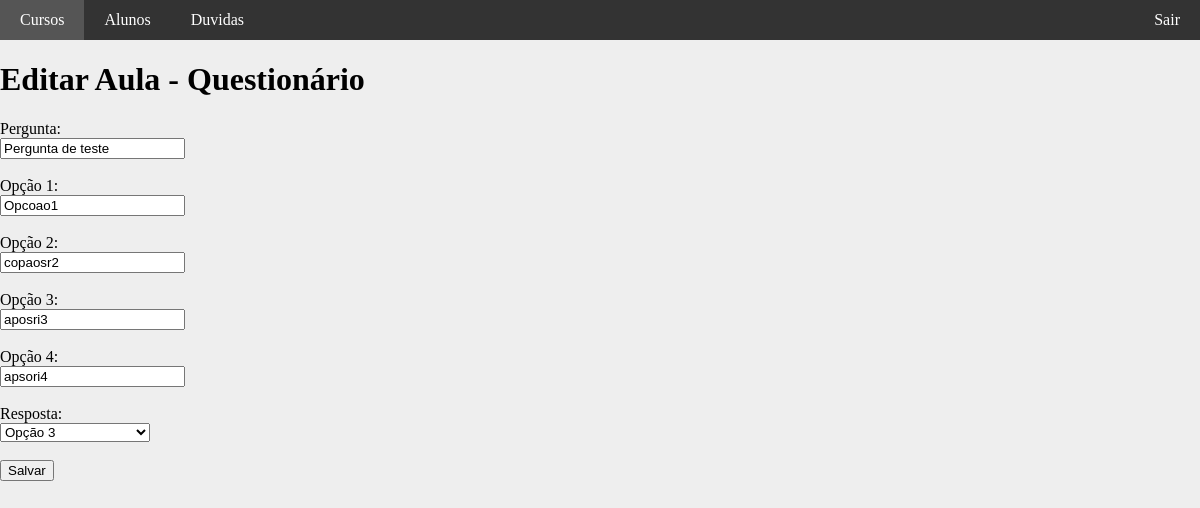
The page /painel/home/edit_aula/9 (signed in) on the database its author committed.
### tables this page shows
CREATE TABLE `questionarios` (
  `id` int(11) UNSIGNED NOT NULL,
  `id_aula` int(11) NOT NULL,
  `pergunta` varchar(100) NOT NULL DEFAULT '',
  `opcao1` varchar(100) DEFAULT NULL,
  `opcao2` varchar(100) DEFAULT NULL,
  `opcao3` varchar(100) DEFAULT NULL,
  `opcao4` varchar(100) DEFAULT NULL,
  `resposta` tinyint(1) NOT NULL
);

### painel/core/Controller.php (called while the page is built, shortened)
<?php
class controller {
	public function loadTemplate($viewName, $viewData = array()) {
		include 'views/template.php';
	}
	public function loadViewInTemplate($viewName, $viewData) {
		extract($viewData);
		include 'views/'.$viewName.'.php';
	}
}

### painel/controllers/homeController.php (called while the page is built, shortened)
<?php
class homeController extends controller {
	public function edit_aula($id) {
		$dados = array();
		$view = 'curso_edit_aula_video';
		$aulas = new Aulas();
		$dados['aula'] = $aulas->getAula($id);
		if($dados['aula']['tipo'] == 'video') {
			$view = 'curso_edit_aula_video';
		} else {
			$view = 'curso_edit_aula_poll';
		}
		$this->loadTemplate($view, $dados);
	}
}

### painel/core/Core.php (called while the page is built, shortened)
<?php
class Core {
	public function run() {
		$url = explode("index.php", $_SERVER["PHP_SELF"]);
		$url = end($url);
		$params = array();
		if(!empty($url)) {
			$url = explode('/', $url);
			array_shift($url);
			array_shift($url);
			if(isset($url[0])) {
				$currentAction = $url[0];
				array_shift($url);
			} else {
				$currentAction = 'index';
			}
			if(count($url) > 0) {
				$params = $url;
			}
		} else {
			$currentController = 'homeController';
			$currentAction = 'index';
		}
		$c = new $currentController();
		call_user_func_array(array($c, $currentAction), $params);
	}
}

### painel/index.php (called while the page is built, shortened)
<?php
require 'config.php';
$core = new Core();
$core->run();
?>

### painel/core/Model.php (called while the page is built, shortened)
<?php
class model {
	public function __construct() {
		global $config;
		$this->db = new PDO("mysql:dbname=".$config['dbname'].";host=".$config['host'], $config['dbuser'], $config['dbpass']);
	}
}
?>

### painel/config.php (called while the page is built, shortened)
<?php
$config = array();
if(ENVIRONMENT == 'development') {
	$config['dbname'] = 'ead';
	$config['host'] = 'localhost';
	$config['dbuser'] = 'root';
	$config['dbpass'] = 'root';
} else {
	$config['dbname'] = 'ead';
	$config['host'] = 'localhost';
	$config['dbuser'] = 'root';
	$config['dbpass'] = 'root';
}
?>

### painel/models/aulas.php (called while the page is built, shortened)
<?php
class Aulas extends model {
	public function getAula($id_aula) {
		$array = array();
		$sql = "
		SELECT
			tipo
		FROM
			aulas
		WHERE
			id = '$id_aula'";
		$sql = $this->db->query($sql);
		if($sql->rowCount() > 0) {
			$row = $sql->fetch();
			if($row['tipo'] == 'video') {
				$sql = "SELECT * FROM videos WHERE id_aula = '$id_aula'";
				$sql = $this->db->query($sql);
				$array = $sql->fetch();
				$array['tipo'] = 'video';
			}
			elseif($row['tipo'] == 'poll') {
				$sql = "SELECT * FROM questionarios WHERE id_aula = '$id_aula'";
				$sql = $this->db->query($sql);
				$array = $sql->fetch();
				$array['tipo'] = 'poll';
			}
		}
		return $array;
	}
}

### painel/views/curso_edit_aula_poll.php (the view, shortened to what this page needs)
<h1>Editar Aula - Questionário</h1>
<form method="POST">
	Pergunta:<br/>
	<input type="text" name="pergunta" value="<?php echo $aula['pergunta']; ?>" /><br/><br/>
	Opção 1:<br/>
	<input type="text" name="opcao1" value="<?php echo $aula['opcao1']; ?>" /><br/><br/>
	Opção 2:<br/>
	<input type="text" name="opcao2" value="<?php echo $aula['opcao2']; ?>" /><br/><br/>
	Opção 3:<br/>
	<input type="text" name="opcao3" value="<?php echo $aula['opcao3']; ?>" /><br/><br/>
	Opção 4:<br/>
	<input type="text" name="opcao4" value="<?php echo $aula['opcao4']; ?>" /><br/><br/>
	Resposta:<br/>
	<select name="resposta">
		<option value="3" <?php echo ($aula['resposta']=='3')?'selected="selected"':''; ?>>Opção 3</option>
	</select><br/><br/>
	<input type="submit" value="Salvar" />
</form>

### painel/assets/css/template.css (style rules this page uses)
body { margin:0; background-color:#EEE; }
select { min-width:150px; }

### rows shown on the page
questionarios: pergunta "Pergunta de teste", opcao1 "Opcoao1", opcao2 "copaosr2", opcao3 "aposri3", opcao4 "apsori4", resposta "Opção 3"
